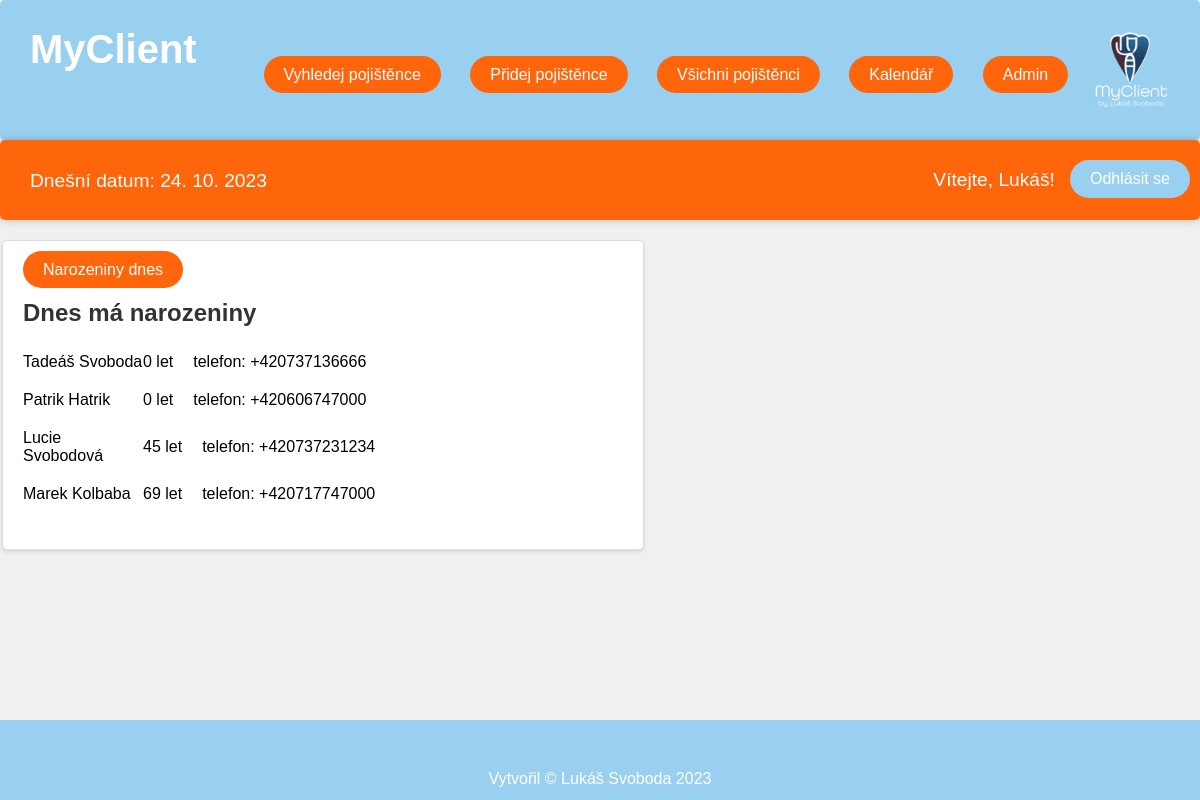
The page /myclient/narozeniny_dnes/ (signed in) on the database its author committed.
### myclient/models.py (models this page shows, shortened)
class Pojistenci(models.Model):
    jmeno = models.CharField(max_length=100, validators=[validate_name])
    prijmeni = models.CharField(max_length=100, validators=[validate_name])
    cislo_pojistence = models.IntegerField(validators=[validate_cislo_pojistence], unique=True, error_messages={'unique': "Pojištěnec s tímto číslem již existuje."})
    datum_narozeni = models.DateField()
    telefon = models.CharField(max_length=20)
    email = models.EmailField(validators=[validate_email_format])
    bydliste = models.ForeignKey(Bydliste, on_delete=models.CASCADE, default=None, null=True)

### myclient/views.py (the view)
# urls.py: path('narozeniny_dnes/', views.narozeniny_dnes, name='narozeniny_dnes'),
@login_required
def narozeniny_dnes(request):
    def vek_na_zaklade_datum_narozeni(datum_narozeni):
        dnes = date.today()
        vek = dnes.year - datum_narozeni.year - ((dnes.month, dnes.day) < (datum_narozeni.month, datum_narozeni.day))
        return vek
    dnes = date.today()
    pojistenci_dnes = Pojistenci.objects.filter(datum_narozeni__day=dnes.day, datum_narozeni__month=dnes.month)
    pojistenci_a_vek = [(pojistenec, vek_na_zaklade_datum_narozeni(pojistenec.datum_narozeni)) for pojistenec in pojistenci_dnes]
    return render(request, 'index.html', {'pojistenci_a_vek': pojistenci_a_vek})

### myclient/templates/myclient/index.html (shortened to what this page needs)
{% load static %}
{% load i18n %}
<!DOCTYPE html>
<html lang="cs">
<head>
    <link rel="stylesheet" href="{% static 'myclient/style.css' %}">
</head>
<body>
    <div class="main-content">
        <div class="content">
            <h1>MyClient</h1>
        </div>
        <div class="container">
            <div class="navbar">
                <ul>
                    <li><a href="{% url 'vyhledat_pojistence' %}" class="button">Vyhledej pojištěnce</a></li>
                    <li><a href="{% url 'vytvor_pojistence' %}" class="button">Přidej pojištěnce</a></li>
                    <li><a href="{% url 'vypsat_vse' %}" class="button">Všichni pojištěnci</a></li>
                    <li><a href="outlookcal://" class="button">Kalendář</a></li>
                    {% if user.is_authenticated %}
                        <li><a href="{% url 'admin:index' %}" class="button">Admin</a></li>
                    {% endif %}
                </ul>
            </div>
        </div>
        <div class="container1">
            <div class="login-form">
                <p style="float: left; margin-top: 20px; margin-left: 20px; color: white; font-size: 1.2em;">Dnešní datum: {% now "d. m. Y" %}</p>
                {% if user.is_authenticated %}
                    <div class="user-name">
                        <p style="margin-right: 15px; color: white; font-size: 1.2em;float: left">
                            Vítejte, {{ user.first_name }}!</p>
                        <a href="{% url 'logout' %}" class="button1">Odhlásit se</a>
                    </div>
                {% endif %}
            </div>
        </div>
        <div class="container-narozeniny">
            <a href="{% url 'narozeniny_dnes' %}" class="button">Narozeniny dnes</a>
            {% include 'narozeniny_dnes.html' %}
        </div>
        <div class="logo">
            <img src="{% static 'myclient/images/logo_aplikace.png' %}" alt="Logo" width="100" height="100">
        </div>
    </div>
    <footer>
        Vytvořil &copy; Lukáš Svoboda 2023
    </footer>
</body>
</html>

### myclient/templates/myclient/narozeniny_dnes.html (shortened to what this page needs)
{% load static %}
<!DOCTYPE html>
<html>
<head>
    <link rel="stylesheet" href="{% static 'myclient/narozeniny.css' %}">
</head>
<body>
    <h2>Dnes má narozeniny</h2>
    <ul>
        {% for pojistenec, vek in pojistenci_a_vek %}
            <li>
                <span class="name">{{ pojistenec.jmeno }} {{ pojistenec.prijmeni }}</span>
                {{ vek }} let
                <span class="telefon">telefon: {{ pojistenec.telefon }}</span>
            </li>
        {% empty %}
            <li>Žádní pojištěnci dnes narozeniny nemají.</li>
        {% endfor %}
    </ul>
</body>
</html>

### myclient/static/myclient/style.css (style rules this page uses)
body { font-family: 'Franklin Gothic Medium', 'Arial Narrow', Arial, sans-serif, sans-serif; background-color: #f0f0f0; margin: 0; padding: 0; }
.container { max-width: 100%; margin: 0 auto; padding: 40px; background-color: #99d0f0; border-radius: 5px; box-shadow: 0 2px 4px rgba(0, 0, 0, 0.1); }
h1 { font-size: 40px; color: #fff; float: left; margin-left: 30px; }
.navbar ul { list-style: none; padding: 0; }
.navbar li { display: inline; margin-right: 25px; }
.navbar { display: flex; justify-content: center; padding-top: 10px; }
.login-form { background-color: #ff660c; padding: 10px; border-radius: 5px; box-shadow: 0 0 10px rgba(0, 0, 0, 0.2); width: auto; text-align: right }
.user-name { display:inline-block ; margin-left: 50px; }
.logo { position: absolute; top: 20px; right: 20px; }
.content { padding-right: 20px; color: #007bff; }
.button { background-color: #ff660c; color: #fff; border: none; border-radius: 30px; padding: 10px 20px; font-size: 16px; cursor: pointer; transition: background-color 0.3s ease; text-decoration: none; }
.button1 { background-color: #99d0f0; color: #fff; border: none; border-radius: 30px; padding: 10px 20px; margin-top: 10px; font-size: 16px; cursor: pointer; transition: background-color 0.3s ease; text-decoration: none; display: inline-block; }
footer { box-sizing: border-box; text-align:center; height: 80px; color: white; background:#99d0f0; padding: 50px 0 0 0; position: absolute; bottom: 0; left: 0; right: 0; }

### myclient/static/myclient/narozeniny.css (style rules this page uses)
.container-narozeniny { font-family: 'Franklin Gothic Medium', 'Arial Narrow', Arial, sans-serif, sans-serif; max-width: 600px; margin: 50px auto; margin-top: 20px; padding: 20px; background-color: #fff; border: 1px solid #ddd; border-radius: 5px; box-shadow: 0 2px 4px rgba(0, 0, 0, 0.1); margin-left: 2px; margin-bottom: 20px; max-height: 300px; overflow-y: auto; }
ul { list-style: none; padding: 0; }
li { display: flex; align-items: center; padding: 10px 0; }
.name { width: 120px; }
.telefon { margin-left: 20px; }
h2 { font-size: 24px; color: #333; margin-bottom: 10px; }

### rows shown on the page
Pojistenci: jmeno "Tadeáš", prijmeni "Svoboda", vek "0", telefon "+420737136666"
Pojistenci: jmeno "Patrik", prijmeni "Hatrik", vek "0", telefon "+420606747000"
Pojistenci: jmeno "Lucie", prijmeni "Svobodová", vek "45", telefon "+420737231234"
Pojistenci: jmeno "Marek", prijmeni "Kolbaba", vek "69", telefon "+420717747000"

### other values the page prints
{{ user.first_name }} "Lukáš"
